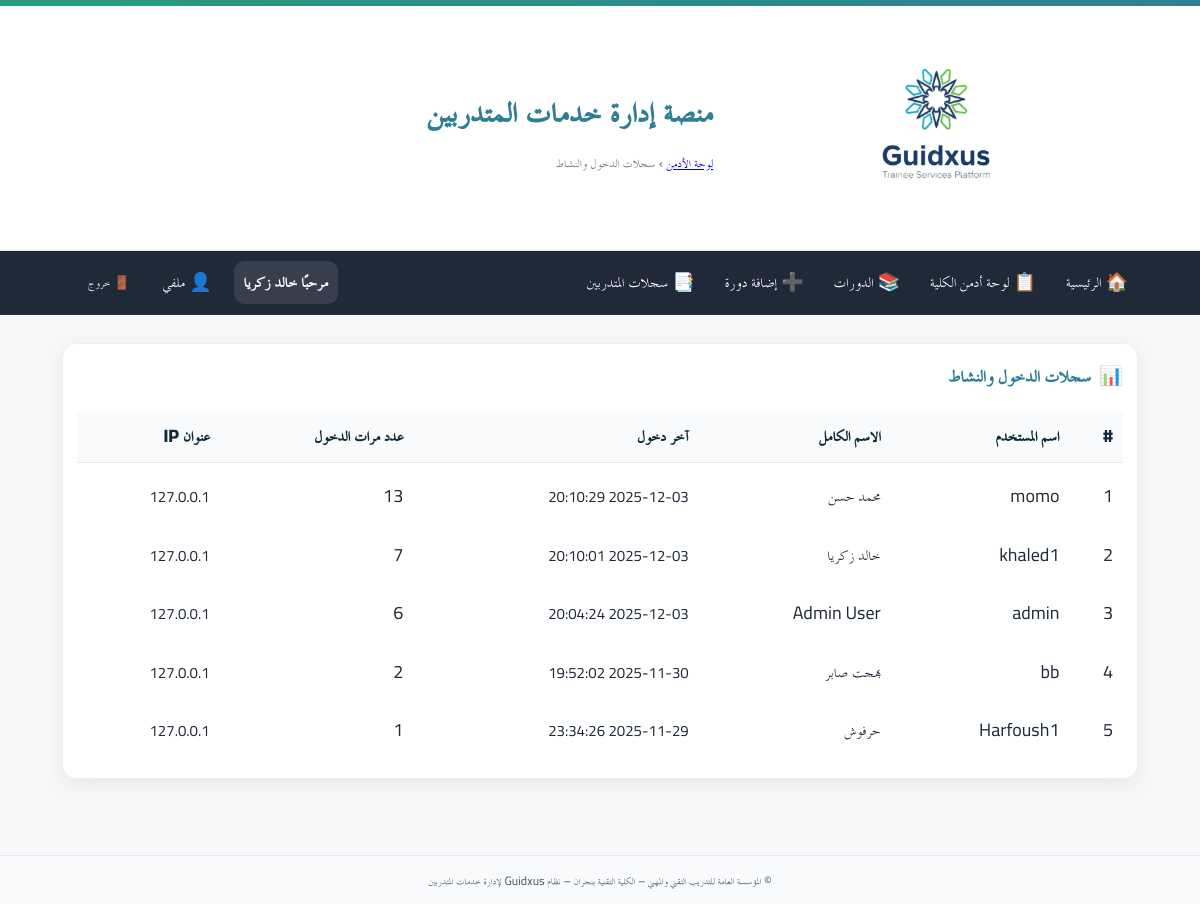
Page /admin/audit (signed in) on the committed database.
### app/models.py (models this page shows)
class User(Base):
    __tablename__ = "users"
    id = Column(Integer, primary_key=True, autoincrement=True)
    full_name = Column(String(255), nullable=False)
    username = Column(String(100), unique=True, nullable=False, index=True)
    password_hash = Column(String(255), nullable=False)
    is_admin = Column(Boolean, default=False, nullable=False)   # سوبر أدمن (صلاحيات كاملة)
    is_college_admin = Column(Boolean, default=False, nullable=False)  # أدمن كلية (صلاحيات في نطاق كلية واحدة)
    college_admin_college = Column(String(255), nullable=True)  # الكلية التي يديرها أدمن الكلية
    is_hod = Column(Boolean, default=False, nullable=False)      # رئيس قسم؟
    is_doc = Column(Boolean, default=False, nullable=False)      # 👈 طبيب الكلية (جديد)
    hod_college = Column(String(255), nullable=True)             # كلية رئيس القسم (إن وُجد)
    is_active = Column(Boolean, default=True, nullable=False)
    must_change_password = Column(Boolean, default=True, nullable=False)  # يجب تغيير كلمة المرور عند أول دخول
    created_at = Column(DateTime, server_default=func.now(), nullable=False)
    updated_at = Column(DateTime, onupdate=func.now())
    headed_departments = relationship(
        "Department",
        back_populates="head_user",
        foreign_keys="Department.head_user_id",
        lazy="selectin",
    )

class LoginLog(Base):
    __tablename__ = "login_logs"
    id = Column(Integer, primary_key=True, autoincrement=True)
    user_id = Column(Integer, ForeignKey("users.id", ondelete="CASCADE"), nullable=False)
    username = Column(String(100), nullable=False)
    login_at = Column(DateTime, server_default=func.now(), nullable=False)
    ip_address = Column(String(50), nullable=True)
    user = relationship("User", backref="login_logs")
    __table_args__ = (
        Index("idx_login_logs_user_id", "user_id"),
        Index("idx_login_logs_login_at", "login_at"),
    )

### app/routers/admin.py (the view)
@router.get("/audit", dependencies=[Depends(require_admin)])
def admin_audit(request: Request, db: Session = Depends(get_db)):
    from sqlalchemy import func, desc
    from datetime import datetime
    users = db.query(User).all()
    users_stats = []
    for user in users:
        last_login = db.query(LoginLog).filter(LoginLog.user_id == user.id).order_by(desc(LoginLog.login_at)).first()
        login_count = db.query(LoginLog).filter(LoginLog.user_id == user.id).count()
        users_stats.append({
            "id": user.id,
            "username": user.username,
            "full_name": user.full_name,
            "last_login": last_login.login_at if last_login else None,
            "last_ip": last_login.ip_address if last_login else None,
            "login_count": login_count,
        })
    users_stats.sort(key=lambda x: x["last_login"] or datetime.min, reverse=True)
    return templates.TemplateResponse(
        "admin/login_activity.html",
        {"request": request, "users_stats": users_stats}
    )

### app/templates/admin/login_activity.html
{% extends "base.html" %}
{% block breadcrumb %}
  <a href="/admin/">لوحة الأدمن</a> › <span>سجلات الدخول والنشاط</span>
{% endblock %}
{% block content %}
<section class="card card-prestige">
  <div class="card-head">
    <div class="card-icon">📊</div>
    <h3>سجلات الدخول والنشاط</h3>
  </div>
  <div class="table-wrap">
    <table class="tbl">
      <thead>
        <tr>
          <th>#</th>
          <th>اسم المستخدم</th>
          <th>الاسم الكامل</th>
          <th>آخر دخول</th>
          <th>عدد مرات الدخول</th>
          <th>عنوان IP</th>
        </tr>
      </thead>
      <tbody>
        {% if users_stats %}
          {% for stat in users_stats %}
          <tr>
            <td>{{ loop.index }}</td>
            <td>{{ stat.username }}</td>
            <td>{{ stat.full_name }}</td>
            <td>
              {% if stat.last_login %}
                <small>{{ stat.last_login.strftime('%Y-%m-%d %H:%M:%S') }}</small>
              {% else %}
                <span class="muted">لم يتم تسجيل دخول</span>
              {% endif %}
            </td>
            <td>{{ stat.login_count }}</td>
            <td>
              {% if stat.last_ip %}
                <small>{{ stat.last_ip }}</small>
              {% else %}
                <span class="muted">-</span>
              {% endif %}
            </td>
          </tr>
          {% endfor %}
        {% else %}
          <tr><td colspan="6" class="muted">لا يوجد بيانات.</td></tr>
        {% endif %}
      </tbody>
    </table>
  </div>
</section>
{% endblock %}

### app/templates/base.html (shortened to what this page needs)
<!doctype html>
<html lang="ar" dir="rtl">
<head>
  <link rel="stylesheet" href="/static/css/app.css">
  <link rel="stylesheet" href="/static/css/custom.css">
</head>
<body>
  <header class="site-header">
    <div class="topband"></div>
    <div class="container header-inner">
      {% if ui_logo_url %}
        <img src="{{ ui_logo_url }}" alt="{{ app_name or 'Logo' }}" class="logo">
      {% else %}
        <img src="/static/images/logo.jpg" alt="{{ app_name or 'Logo' }}" class="logo">
      {% endif %}
      <div class="titles">
        <h1 class="site-title">{{ app_name or "منصة إدارة خدمات المتدربين" }}</h1>
        <div class="breadcrumb">{% block breadcrumb %}{% endblock %}</div>
      </div>
    </div>
  </header>
  <nav class="main-nav">
    <div class="nav-inner">
      <a href="/">🏠 الرئيسية</a>
      {% set cu = request.session.get('user') %}
      {% set display_name = (cu.get('full_name') if cu and cu.get('full_name') else (cu.get('username') if cu and cu.get('username') else 'مستخدم')) %}
      {% if cu %}
        {% if cu.get('is_college_admin') %}
          <a href="/admin/">📋 لوحة أدمن الكلية</a>
          <a href="/hod/courses">📚 الدورات</a>
          <a href="/hod/courses/new">➕ إضافة دورة</a>
          <a href="/hod/skills-record">📑 سجلات المتدربين</a>
        {% endif %}
        <div class="navbar-right">
          <span class="greeting">مرحبًا {{ display_name }}</span>
          <a href="/profile/" class="btn-link" title="ملفي الشخصي">👤 ملفي</a>
          <form method="post" action="/auth/logout" style="margin:0;">
            <button class="btn-link btn-logout" title="تسجيل الخروج">🚪 خروج</button>
          </form>
        </div>
      {% else %}
        <div class="nav-spacer"></div>
        <a href="/auth/login">🔐 تسجيل الدخول</a>
      {% endif %}
    </div>
  </nav>
  <main class="container">
    {% block content %}{% endblock %}
  </main>
  <footer class="site-footer">
    <div class="container">
      <small>
        {{ ui_footer or "© المؤسسة العامة للتدريب التقني والمهني – الكلية التقنية بنجران – نظام Guidxus لإدارة خدمات المتدربين" }}
      </small>
    </div>
  </footer>
</body>
</html>

### app/static/css/app.css (style rules this page uses)
:root { --tvtc-green-1:#7EC6A4; --tvtc-green-2:#289D7B; --tvtc-blue-1:#6BB6C8; --tvtc-blue-2:#2F7E96; --tvtc-gray-1:#F5F7F8; --tvtc-gray-2:#E5E7EA; --tvtc-gray-3:#6B7280; --tvtc-black:#1F2937; --tvtc-ivory:#FAFAF7; }
* { box-sizing:border-box; font-family:"Cairo","TraditionalArabicCustom","MajallaCustom","Noto Kufi Arabic","Segoe UI",Arial,sans-serif; }
body { margin:0; background:linear-gradient(180deg,var(--tvtc-ivory),#fff 220px,var(--tvtc-gray-1) 221px); color:var(--tvtc-black); font-size:18px; line-height:1.7; }
.container { max-width:1100px; margin-inline:auto; padding:16px; }
.site-header { background:#fff; border-bottom:1px solid var(--tvtc-gray-2); }
.header-inner { display:flex; align-items:center; gap:16px; padding-block:12px; }
.logo { height:56px; width:auto; filter: drop-shadow(0 1px 0 rgba(0,0,0,.05)); }
.site-title { margin:0; color:var(--tvtc-blue-2); font-weight:700; letter-spacing:.3px; }
.breadcrumb { color:var(--tvtc-gray-3); font-size:.9rem; }
.topband { height:6px; background:linear-gradient(90deg,var(--tvtc-green-2),var(--tvtc-blue-2)); }
.site-footer { margin-top:40px; background:#fff; border-top:1px solid var(--tvtc-gray-2); padding:16px; color:var(--tvtc-gray-3); text-align:center; }
.card { background:#fff; border:1px solid var(--tvtc-gray-2); border-radius:12px; padding:16px; margin-block:12px; box-shadow:0 2px 6px rgba(0,0,0,.04); }
.card-prestige { border:1px solid rgba(31,41,55,.06); border-top:0; box-shadow:0 6px 18px rgba(0,0,0,.06); position:relative; overflow:hidden; }
.card-head { display:flex; align-items:center; gap:10px; margin-bottom:8px; }
.card-head h3 { margin:0; font-weight:800; color:var(--tvtc-blue-2); }
.card-icon { font-size:1.1rem; opacity:.9; }
.table-wrap { overflow:auto; }
table.tbl { width:100%; border-collapse:separate; border-spacing:0 8px; }
table.tbl thead th { background:#f8fafc; color:#0f2b37; padding:10px; font-weight:800; text-align:right; border-bottom:1px solid var(--tvtc-gray-2); }
table.tbl tbody tr { background:#fff; border:1px solid var(--tvtc-gray-2); }
table.tbl td { padding:10px; vertical-align:top; }
.main-nav { background: #1f2937; color: #fff; border-bottom: 1px solid rgba(255,255,255,.06); }
.main-nav .nav-inner { display: flex; gap: 10px; align-items: center; padding: 10px 12px; max-width: 1100px; margin: 0 auto; }
.main-nav a { color:#fff; text-decoration:none; padding:6px 10px; border-radius:8px; }
.main-nav form { margin-inline-start: auto; }
.btn-link { background: transparent; color: #fff; border: 0; cursor: pointer; padding: 6px 10px; border-radius: 8px; }

### app/static/css/custom.css (style rules this page uses)
.nav-inner a { display: inline-flex; align-items: center; gap: 6px; color: #fff; text-decoration: none; padding: 6px 10px; border-radius: 8px; }
.nav-inner .btn-link { display: inline-flex; align-items: center; gap: 6px; background: transparent; color: #fff; border: 0; cursor: pointer; padding: 6px 10px; border-radius: 8px; }
.navbar-right { display: flex; align-items: center; gap: 12px; }
.greeting { font-weight: 700; color: #f0f5f6; background: rgba(255, 255, 255, 0.10); padding: 6px 10px; border-radius: 10px; }
.btn-logout { margin-left: 40px; }
.btn-logout { margin-left: 16px; }
.card { background: #fff; border: 1px solid #eee; border-radius: 14px; padding: 14px; margin-bottom: 12px; }
.card-head { display: flex; align-items: center; gap: 8px; margin-bottom: 10px; }
.card-icon { font-size: 1.2rem; }
.site-footer { background: #f9fafb; padding: 12px 0; text-align: center; font-size: .9rem; color: #4b5563; }

### rows in the picture
User: full_name "خالد زكريا", username "khaled1", full_name "خالد زكريا"
User: username "momo", full_name "محمد حسن"
LoginLog: last_login "2025-12-03 20:10:29", last_ip "127.0.0.1"
LoginLog: last_login "2025-12-03 20:10:01", last_ip "127.0.0.1"
User: username "admin", full_name "Admin User"
LoginLog: last_login "2025-12-03 20:04:24", last_ip "127.0.0.1"
User: username "bb", full_name "بهجت صابر"
LoginLog: last_login "2025-11-30 19:52:02", last_ip "127.0.0.1"
User: username "Harfoush1", full_name "حرفوش"
LoginLog: last_login "2025-11-29 23:34:26", last_ip "127.0.0.1"

### other values in the picture
{{ app_name or "منصة إدارة خدمات المتدربين" }} "منصة إدارة خدمات المتدربين"
{{ stat.login_count }} "13" "7" "6" "2" "1"
